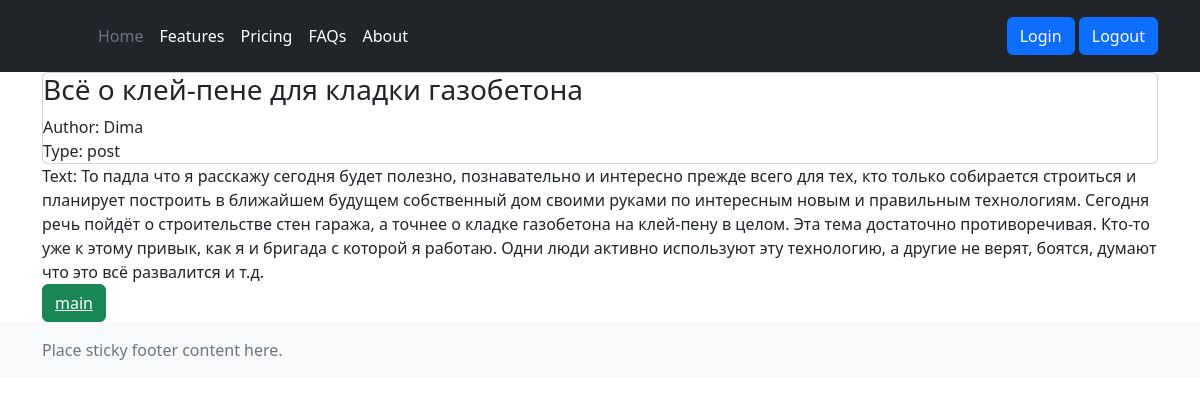
Screenshot of /news/1 with the database file from the repository.
### newspaper/models.py (models this page shows, shortened)
class Post(models.Model):
    NEWS = 'NW'
    POST = 'PT'
    POSTS = [
        (NEWS, 'news'),
        (POST, 'post')
    ]
    author = models.ForeignKey(Author, on_delete=models.CASCADE, verbose_name='Автор')
    post_type = models.CharField(max_length=2, choices=POSTS, default=NEWS, verbose_name='Тип статьи')
    data_post_creation = models.DateTimeField(auto_now_add=True, verbose_name='Дата публикации')
    title = models.CharField(max_length=255, verbose_name='Заголовок')
    text = models.TextField()
    rating_post = models.IntegerField(default=0)
    category = models.ManyToManyField('Category', through='PostCategory')

class Author(models.Model):
    author_name = models.OneToOneField(User, on_delete=models.CASCADE)
    rating = models.IntegerField(default=0)
    def __str__(self):
        return f'{self.author_name.username}'

### newspaper/views.py (the view)
# urls.py: path('<int:pk>', PostDetailView.as_view(), name='post_detail'),
class PostDetailView(DetailView):
    template_name = 'newspaper/post_detail.html'
    queryset = Post.objects.all()

### newspaper/templates/newspaper/post_detail.html (shortened to what this page needs)
{% extends 'layout/base.html' %}
{% block content %}
<div class="card">
    <div class="card_header">
        <h3>{{ post.title }}</h3>
    </div>
    Author: {{ post.author }}
    <br>
    Type: {{ post.get_post_type_display }}
</div>
<div class="card_body">
    Text: {{ post.text }}
</div>
<button class="btn btn-success"><a href="{% url 'newspaper:posts' %}"style="color:white">main</a></button>
{% endblock content %}

### templates/layout/base.html (shortened to what this page needs)
<!DOCTYPE html>
{% load static %}
<html lang="ru">
<head>
<link href="https://cdn.jsdelivr.net/npm/bootstrap@5.2.3/dist/css/bootstrap.min.css" rel="stylesheet">
<link rel="stylesheet"
      href="https://cdnjs.cloudflare.com/ajax/libs/font-awesome/5.15.4/css/all.min.css">
<link rel="stylesheet" href="{% static 'assets/css/styles.css' %}">
</head>
<body>
{% include './parts/header.html' %}
<div class="container">
 {% block content %}
 {% endblock content %}
</div>
{% include './parts/footer.html' %}
</body>
</html>

### templates/layout/parts/header.html
<header class="p-3 text-bg-dark">
 <div class="container">
   <div class="d-flex flex-wrap align-items-center justify-content-center justify-content-lg-start">
     <a href="/" class="d-flex align-items-center mb-2 mb-lg-0 text-white text-decoration-none">
       <svg class="bi me-2" width="40" height="32" role="img" aria-label="Bootstrap"><use xlink:href="#bootstrap"/></svg>
     </a>
     <ul class="nav col-12 col-lg-auto me-lg-auto mb-2 justify-content-center mb-md-0">
       <li><a href="/news/" class="nav-link px-2 text-secondary">Home</a></li>
       <li><a href="#" class="nav-link px-2 text-white">Features</a></li>
       <li><a href="#" class="nav-link px-2 text-white">Pricing</a></li>
       <li><a href="#" class="nav-link px-2 text-white">FAQs</a></li>
       <li><a href="#" class="nav-link px-2 text-white">About</a></li>
     </ul>
     <div class="text-end">
       <a class="btn btn-primary" href=/accounts/login/>Login</a>
       <a class="btn btn-primary" href="/sign/logout/">Logout</a>
     </div>
   </div>
 </div>
</header>

### templates/layout/parts/footer.html
<footer class="footer mt-auto py-3 bg-light">
 <div class="container">
   <span class="text-muted">Place sticky footer content here.</span>
 </div>
</footer>

### rows the page displays
Post: title "Всё о клей-пене для кладки газобетона", author "Dima", post_type "post", text "То падла что я расскажу сегодня будет полезно, познавательно и интересно прежде всего для тех, кто только собирается строиться и планирует построить в ближайшем будущем собственный дом своими руками по интересным новым и правильным технологиям. Сегодня речь пойдёт о строительстве стен гаража, а точнее о кладке газобетона на клей-пену в целом. Эта тема достаточно противоречивая. Кто-то уже к этому привык, как я и бригада с которой я работаю. Одни люди активно используют эту технологию, а другие не верят, боятся, думают что это всё развалится и т.д."
